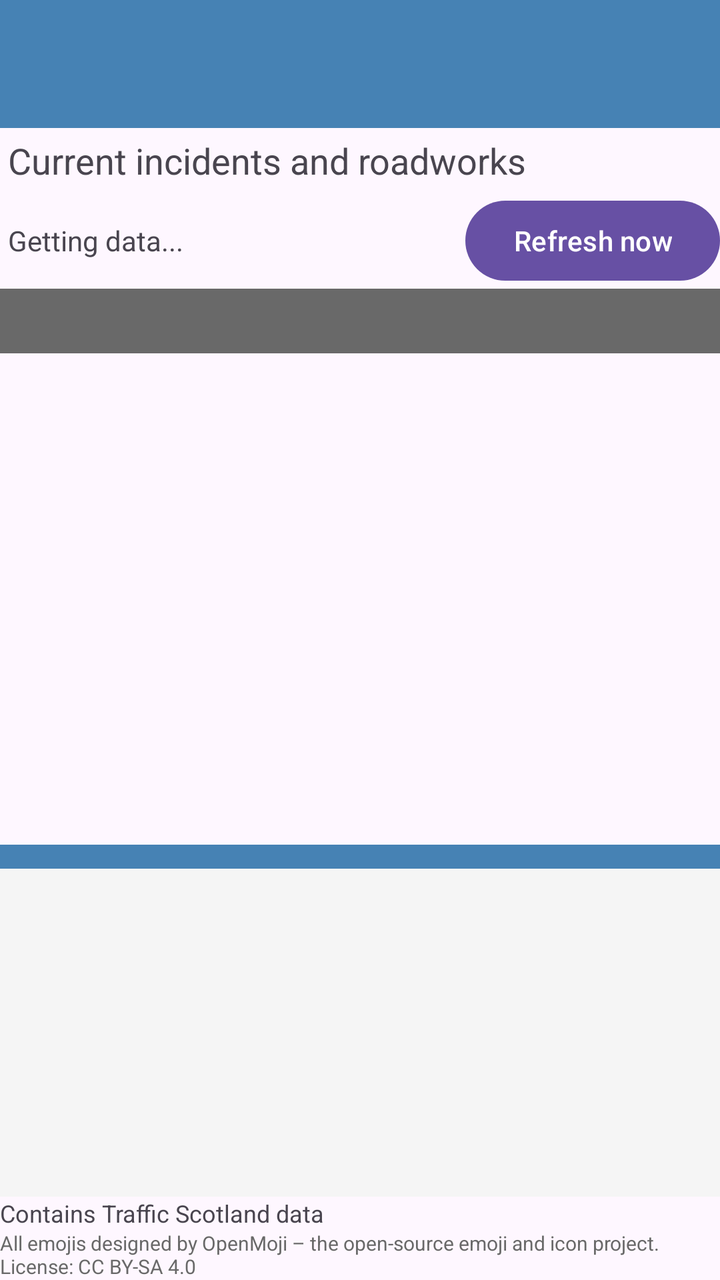
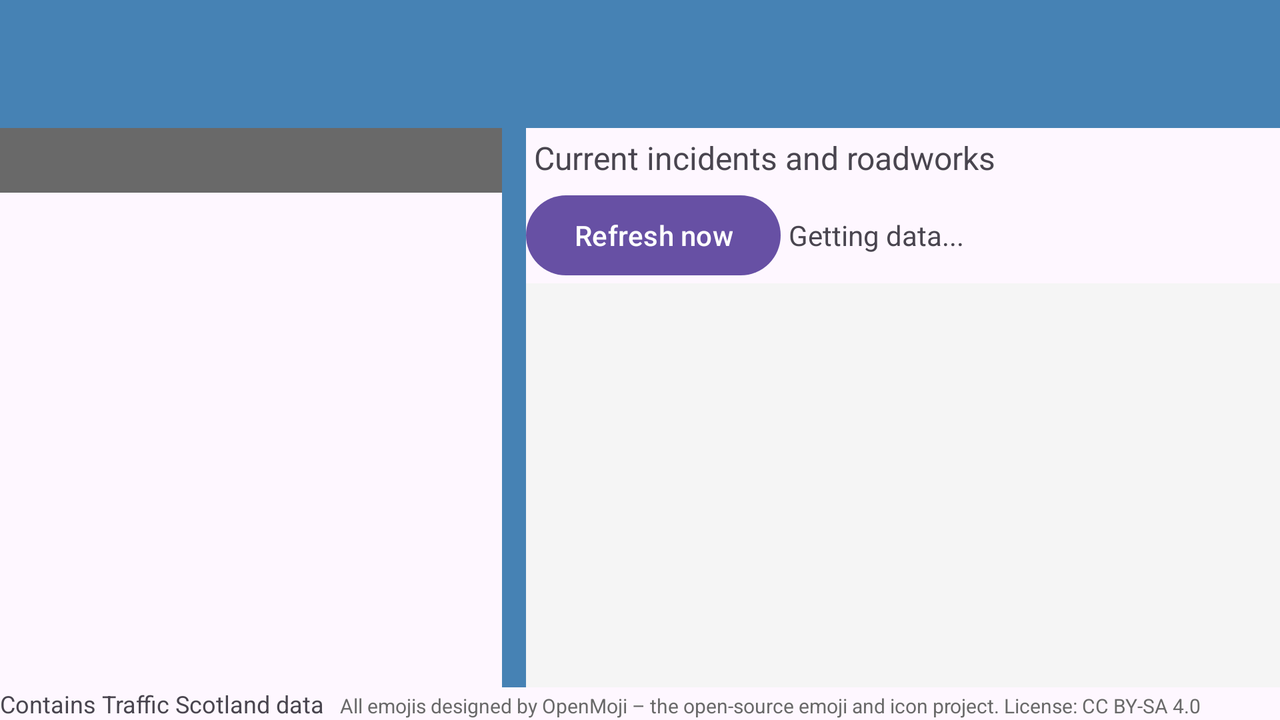

Compare how this app lays out the same screen by default and in its alternative resource folder. The renders come first, then the two layout files and the values they reference.
<!-- AndroidManifest.xml: application theme Theme.Ion_Cucuruzac_CW -->
<!-- res/layout/activity_main.xml -->
<?xml version="1.0" encoding="utf-8"?>
<LinearLayout xmlns:android="http://schemas.android.com/apk/res/android"
    xmlns:app="http://schemas.android.com/apk/res-auto"
    android:id="@+id/main"
    android:orientation="vertical"
    android:layout_width="fill_parent"
    android:layout_height="fill_parent">





    <androidx.appcompat.widget.Toolbar
        android:id="@+id/my_toolbar"
        android:layout_width="match_parent"
        android:layout_height="?attr/actionBarSize"
        android:background="@color/SteelBlue"
        android:elevation="4dp"
        android:theme="@style/ThemeOverlay.AppCompat.Dark.ActionBar"
        app:popupTheme="@style/ThemeOverlay.AppCompat.Light"
        />




    <TextView
        android:id="@+id/salutation"
        android:layout_width="fill_parent"
        android:layout_height="wrap_content"
        android:textSize="18sp"
        android:padding="4dp"
        android:text="@string/salutation"
        />



    <LinearLayout
        android:layout_width="match_parent"
        android:layout_height="wrap_content"
        android:orientation="horizontal">



        <TextView
            android:id="@+id/rawDataDisplay"
            android:layout_width="0dp"
            android:layout_height="wrap_content"
            android:layout_weight="1"
            android:layout_gravity="center_vertical"
            android:padding="4dp"
            android:textSize="14sp"
            android:text="@string/getting_data"
            />


        <Button
            android:id="@+id/startButton"
            android:layout_width="wrap_content"
            android:layout_height="wrap_content"
            android:text="@string/refresh_now"
            />
    </LinearLayout>

    <ProgressBar
        android:id="@+id/progressBar"
        style="?android:attr/progressBarStyleHorizontal"
        android:layout_width="match_parent"
        android:layout_height="wrap_content"
        android:visibility="gone"/>

    <TextView
        android:id="@+id/filterLabel"
        android:layout_width="match_parent"
        android:layout_height="wrap_content"
        android:padding="6dp"
        android:textSize="15sp"
        android:textStyle="bold"
        android:textColor="@color/white"
        android:background="@color/DimGray" />

    <FrameLayout
        android:id="@+id/listHolder"
        android:layout_width="match_parent"
        android:layout_height="0dp"
        android:layout_weight="3" />

    <View
        android:id="@+id/dragHandle"
        android:layout_width="match_parent"
        android:layout_height="12dp"
        android:background="@color/SteelBlue"
        />


    <FrameLayout
        android:id="@+id/detailsHolder"
        android:layout_width="match_parent"
        android:layout_height="0dp"
        android:layout_weight="2"
        android:background="@color/WhiteSmoke" />




    <TextView
        android:id="@+id/acknowledgement"
        android:layout_width="fill_parent"
        android:layout_height="wrap_content"
        android:textSize="12sp"
        android:text="@string/acknowledgement"
        />


    <TextView
        android:id="@+id/iconSource"
        android:layout_width="fill_parent"
        android:layout_height="wrap_content"
        android:textSize="10sp"
        android:textColor="@color/DimGray"
        android:text="@string/icon_source"
        />


</LinearLayout>
<!-- resources referenced by this layout -->
<resources>
  <color name="DimGray">#696969</color>
  <color name="SteelBlue">#4682B4</color>
  <color name="WhiteSmoke">#F5F5F5</color>
  <color name="white">#FFFFFFFF</color>
  <string name="acknowledgement">Contains Traffic Scotland data</string>
  <string name="getting_data">Getting data...</string>
  <string name="icon_source">All emojis designed by OpenMoji – the open-source emoji and icon project. License: CC BY-SA 4.0</string>
  <string name="refresh_now">Refresh now</string>
  <string name="salutation">Current incidents and roadworks</string>
  <style name="Theme.Ion_Cucuruzac_CW" parent="Base.Theme.Ion_Cucuruzac_CW" />
  <style name="Base.Theme.Ion_Cucuruzac_CW" parent="Theme.Material3.DayNight.NoActionBar">
          
          
      </style>
</resources>
<!-- res/layout-land/activity_main.xml (the repository's variant of the layout above) -->
<!-- drawn on the phone turned sideways -->
<?xml version="1.0" encoding="utf-8"?>
<LinearLayout xmlns:android="http://schemas.android.com/apk/res/android"
    xmlns:app="http://schemas.android.com/apk/res-auto"
    android:id="@+id/main"
    android:orientation="vertical"
    android:layout_width="fill_parent"
    android:layout_height="fill_parent">



    <androidx.appcompat.widget.Toolbar
        android:id="@+id/my_toolbar"
        android:layout_width="match_parent"
        android:layout_height="?attr/actionBarSize"
        android:background="@color/SteelBlue"
        android:elevation="4dp"
        android:theme="@style/ThemeOverlay.AppCompat.Dark.ActionBar"
        app:popupTheme="@style/ThemeOverlay.AppCompat.Light"
        />



    <LinearLayout
        android:layout_width="match_parent"
        android:layout_height="0dp"
        android:layout_weight="1"
        android:orientation="horizontal">


        <LinearLayout
            android:layout_width="0dp"
            android:layout_height="match_parent"
            android:layout_weight="2"
            android:orientation="vertical">



            <TextView
                android:id="@+id/filterLabel"
                android:layout_width="match_parent"
                android:layout_height="wrap_content"
                android:padding="6dp"
                android:textSize="15sp"
                android:textStyle="bold"
                android:textColor="@color/white"
                android:background="@color/DimGray" />



            <FrameLayout
                android:id="@+id/listHolder"
                android:layout_width="match_parent"
                android:layout_height="0dp"
                android:layout_weight="1" />

        </LinearLayout>



        <View
            android:id="@+id/dragHandle"
            android:layout_width="12dp"
            android:layout_height="match_parent"
            android:background="@color/SteelBlue" />

        <LinearLayout
            android:layout_width="0dp"
            android:layout_height="match_parent"
            android:layout_weight="3"
            android:orientation="vertical">



            <TextView
                android:id="@+id/salutation"
                android:layout_width="fill_parent"
                android:layout_height="wrap_content"
                android:textSize="16sp"
                android:padding="4dp"
                android:text="@string/salutation"
                />

            <LinearLayout
                android:layout_width="match_parent"
                android:layout_height="wrap_content"
                android:orientation="horizontal">

                <Button
                    android:id="@+id/startButton"
                    android:layout_width="wrap_content"
                    android:layout_height="wrap_content"
                    android:text="@string/refresh_now"
                    />

                <TextView
                    android:id="@+id/rawDataDisplay"
                    android:layout_width="0dp"
                    android:layout_height="wrap_content"
                    android:layout_weight="1"
                    android:layout_gravity="center_vertical"
                    android:padding="4dp"
                    android:textSize="14sp"
                    android:text="@string/getting_data" />


            </LinearLayout>

            <ProgressBar
                android:id="@+id/progressBar"
                style="?android:attr/progressBarStyleHorizontal"
                android:layout_width="match_parent"
                android:layout_height="wrap_content"
                android:visibility="gone"/>



            <FrameLayout
                android:id="@+id/detailsHolder"
                android:layout_width="match_parent"
                android:layout_height="0dp"
                android:layout_weight="1"
                android:background="@color/WhiteSmoke" />

        </LinearLayout>
    </LinearLayout>

    <LinearLayout
        android:layout_width="match_parent"
        android:layout_height="wrap_content"
        android:orientation="horizontal">

        <TextView
            android:id="@+id/acknowledgement"
            android:layout_width="wrap_content"
            android:layout_height="wrap_content"
            android:paddingEnd="8dp"
            android:textSize="12sp"
            android:text="@string/acknowledgement"
            />


        <TextView
            android:id="@+id/iconSource"
            android:layout_width="0dp"
            android:layout_height="wrap_content"
            android:layout_weight="1"
            android:textSize="10sp"
            android:textColor="@color/DimGray"
            android:text="@string/icon_source" />
    </LinearLayout>
</LinearLayout>
